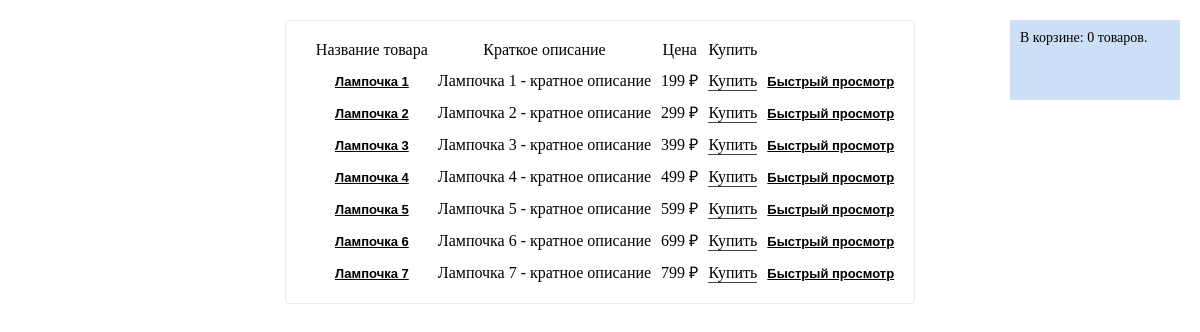
The page / on the database its author committed.
### tables this page shows
CREATE TABLE `s_products` (
  `id` int(11) NOT NULL AUTO_INCREMENT,
  `url` varchar(255) NOT NULL DEFAULT '',
  `brand_id` int(11) DEFAULT NULL,
  `name` varchar(500) NOT NULL,
  `annotation` text NOT NULL,
  `body` longtext NOT NULL,
  `visible` tinyint(1) NOT NULL DEFAULT '1',
  `price` int(11) NOT NULL DEFAULT '0',
  `meta_title` varchar(500) NOT NULL,
  `meta_keywords` varchar(500) NOT NULL,
  `meta_description` varchar(500) NOT NULL,
  `created` timestamp NULL DEFAULT CURRENT_TIMESTAMP,
  `featured` tinyint(1) DEFAULT NULL,
  `external_id` varchar(36) NOT NULL,
  PRIMARY KEY (`id`),
  KEY `url` (`url`),
  KEY `brand_id` (`brand_id`),
  KEY `visible` (`visible`),
  KEY `price` (`price`),
  KEY `external_id` (`external_id`),
  KEY `hit` (`featured`),
  KEY `name` (`name`(333))
);

### config.php (called while the page is built, shortened)
<?php
$currency		= ' ₽';

### index.php (the view, shortened to what this page needs)
<!DOCTYPE HTML PUBLIC "-//W3C//DTD HTML 4.01 Transitional//EN" "http://www.w3.org/TR/html4/loose.dtd">
<html>
<head>
</head>
<body>
<div id="korzina" class="cart-box" title="Посмотреть корзину">В корзине:
<?php
if(isset($_SESSION["products"])){
  echo count($_SESSION["products"]);
}else{
  echo 0;
}
?> товаров.
</div>
<?php
$legal_pages = array('index','product','cart');
$page = (isset($_REQUEST['page']) && in_array($_REQUEST['page'],$legal_pages)) ? $_REQUEST['page'] : 'index';
if($page == 'index'){
  $results = $mysqli_conn->query("SELECT s_products.id, s_products.url, s_products.name, s_products.price, s_products.annotation FROM s_products WHERE s_products.visible = '1' ORDER BY s_products.created ASC");
  $products_list = "<div id=\"products-list\">\n"
                  ."  <div class=\"row\">\n"
                  ."    <div class=\"cell\">Название товара</div>\n"
                  ."    <div class=\"cell\">Краткое описание</div>\n"
                  ."    <div class=\"cell\">Цена</div>\n"
                  ."    <div class=\"cell\">Купить</div>\n"
                  ."    <div class=\"cell\"> </div>\n"
                  ."  </div>\n";
  while($row = $results->fetch_assoc()){
    $products_list.= "  <div class=\"row\">\n"
                    ."    <div class=\"cell\"><a href=\"index.php?page=product&amp;id={$row["id"]}&amp;cpu={$row["url"]}\">{$row["name"]}</a></div>\n"
                    ."    <div class=\"cell\">{$row["annotation"]}</div>\n"
                    ."    <div class=\"cell\">{$row["price"]}{$currency}</div>\n"
                    ."    <div class=\"cell\"><form class=\"add-item\" method=\"post\" action_=\"handler.php\"><input name=\"qty\" type=\"hidden\" value=\"1\" /><input name=\"code\" type=\"hidden\" value=\"{$row["id"]}\" /><button type=\"submit\">Купить</button></form></div>\n"
                    ."    <div class=\"cell\"><a href=\"#\" class=\"popup\" data-product=\"{$row["id"]}\"\" >Быстрый просмотр</a></div>\n"
                    ."  </div>\n";
  }
  $products_list .= "</div>\n";
  echo $products_list;
}
?>
</body>
</html>

### index.php (style rules this page uses)
body { margin:0px; padding:20px; background: url(https://static.beget.ru/img/bg.png) repeat-x; }
h1, p, a, td, th { font-family: Arial, sans-serif; }
p, a, td, th { font-size: 13px; }
a { color: black;font-weight: bold; }
#korzina { position: fixed; top: 20px; right: 20px; background: #ccdff7; width: 150px; height: 60px; padding: 10px;cursor:pointer;font-size: 14px; }
#products-list { display: table; margin-left: auto; margin-right: auto; text-align: center; background: #fff; padding: 15px 15px 15px 25px; border: 1px solid #ECECEC; border-radius: 4px; }
#products-list .row { display:table-row; }
#products-list .cell { display:table-cell; padding:5px; }
#products-list button { background:none!important; border:none; padding:0!important; font: inherit; border-bottom:1px solid #444; cursor: pointer; }

### rows shown on the page
s_products: name "Лампочка 1", annotation "Лампочка 1 - кратное описание", price "199"
s_products: name "Лампочка 2", annotation "Лампочка 2 - кратное описание", price "299"
s_products: name "Лампочка 3", annotation "Лампочка 3 - кратное описание", price "399"
s_products: name "Лампочка 4", annotation "Лампочка 4 - кратное описание", price "499"
s_products: name "Лампочка 5", annotation "Лампочка 5 - кратное описание", price "599"
s_products: name "Лампочка 6", annotation "Лампочка 6 - кратное описание", price "699"
s_products: name "Лампочка 7", annotation "Лампочка 7 - кратное описание", price "799"
